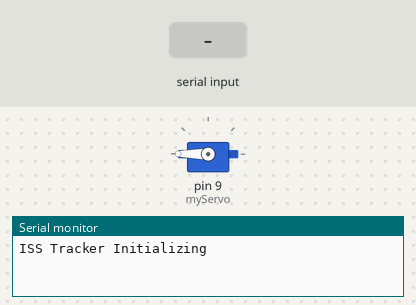
Bench run of a sketch on a simulated Arduino Uno, built with avr-gcc and run on an emulated ATmega328P. On the bench: servo, the last lines printed to the serial monitor. Inputs (shaded band) come from the test bench.

Above: at 1.2 s.
1.3 s: "90,45\n" received over Serial
At 3.7 s:
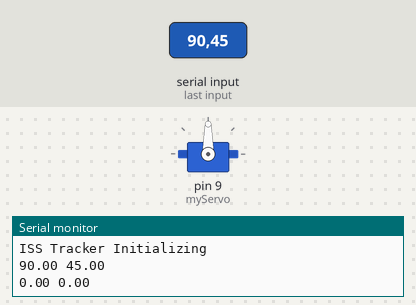
4.3 s: "1,90,45\n" received over Serial
At 6.5 s:
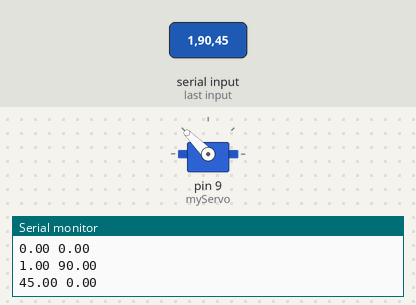
6.8 s: "30,150\n" received over Serial
At 9.2 s:
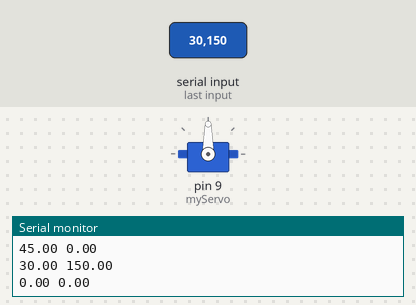
9.8 s: "90\n" received over Serial
At 11.7 s:
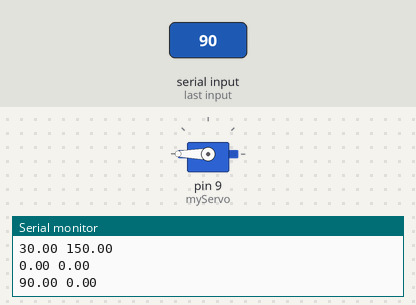
Timing chart, 0 to 13.2 s (numbered marks = the images above; inputs shaded):
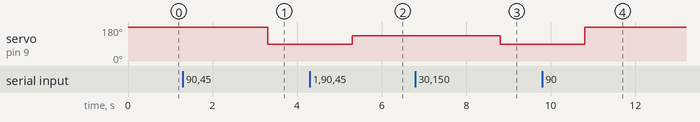

Measured:
- after the input at 1.3 s, servo on pin 9 (myServo): 180° → 90° after 2.0 s
- after the input at 4.3 s, servo on pin 9 (myServo): 90° → 135° after 1.0 s
- after the input at 6.8 s, servo on pin 9 (myServo): 135° → 90° after 2.0 s
- after the input at 9.8 s, servo on pin 9 (myServo): 90° → 180° after 1.0 s

The sketch:

ISS_tracker.ino
```cpp
//includes
#include <Wire.h>
#include <Adafruit_MotorShield.h>
#include <math.h>
#include <Servo.h>
#include "utility/Adafruit_PWMServoDriver.h"

//setting up motor shield
Adafruit_MotorShield AFMS = Adafruit_MotorShield();
Adafruit_StepperMotor *myMotor = AFMS.getStepper(200, 1);

//servos
Servo myServo;
double asmuth_old = 0; //variable to store i-1 value
double asmuth = 0; //start pointing north
double altitude = 90;//start pointing up

//attach pins and speeds
void setup() {
Serial.begin(9600);
Serial.println("ISS Tracker Initializing");
AFMS.begin();
myMotor->setSpeed(10);
myServo.attach(9);

}

//main loop
void loop() {
while (Serial.available())  {
   altitude = Serial.parseFloat();
   asmuth = Serial.parseFloat();
   Serial.flush();
   Serial.print(altitude);Serial.print(' ');Serial.println(asmuth);
}

//to ensure altitude is positive since servo is 0-180
altitude = (int)altitude;
myServo.write(altitude+90);

// defining variables
double step_deg = 1.8; //degrees
int step_count = 0; //number of steps taken


//calculating need for change in stepper motor
double asmuth_change = asmuth - asmuth_old;
int stepper_move = asmuth_change / step_deg;

// in case moving N-s or S-n
if (stepper_move > 1) {
  myMotor->step(stepper_move,FORWARD, SINGLE);
//  if (stepper_move != 0){
//    Serial.println(stepper_move);
//}
}
if (stepper_move < 0) {
  myMotor->step(-1*stepper_move,BACKWARD, SINGLE);
//  if (stepper_move != 0){
//    Serial.println(stepper_move);
//  }
}

// assigning asmuth to old one to store for delta calculation
asmuth_old = asmuth;

}
```
